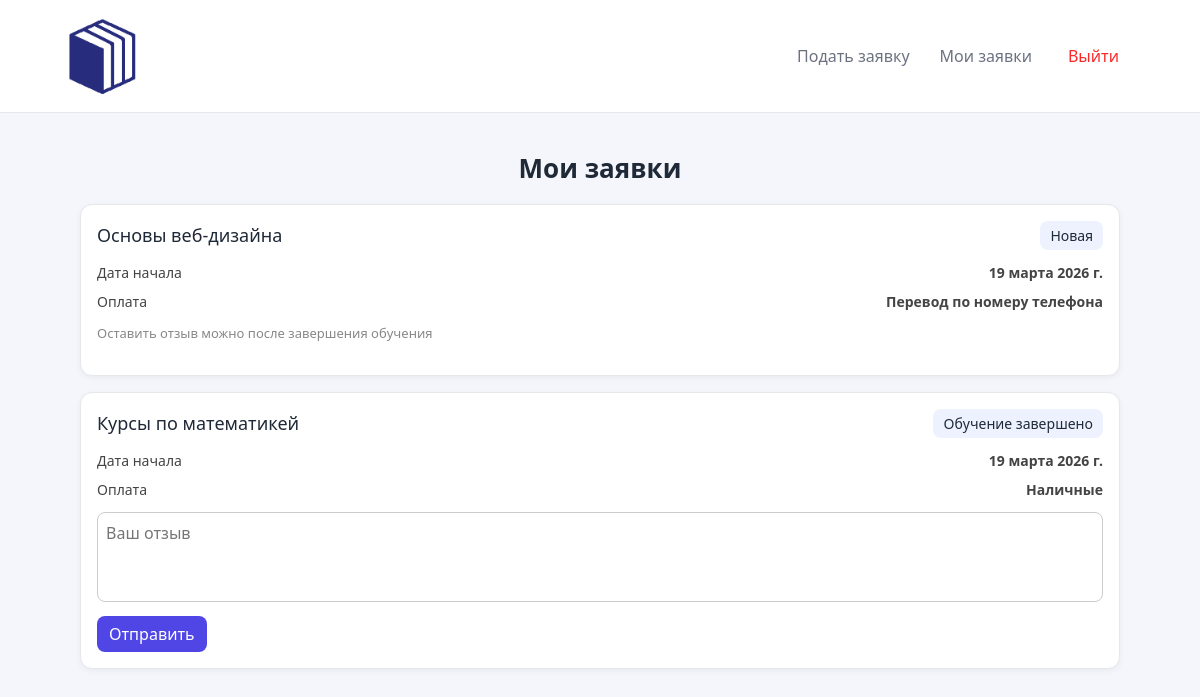
The app's page /application/ (signed in) with its own data.
### client/models.py (models this page shows, shortened)
class Application(models.Model):
    COURSE_CHOICE = [
        ('1', 'Основы алгоритмизации и программирования'),
        ('2', 'Основы веб-дизайна'),
        ('3', 'Основы проектирования баз данных'),
    ]
    PAYMENT_CHOICES = [
        ('cash', 'Наличные'),
        ('phone', 'Перевод по номеру телефона'),
    ]
    STATUS_CHOICES = [
        ('new', 'Новая'),
        ('in_progress', 'Идет обучение'),
        ('completed', 'Обучение завершено'),
    ]
    user = models.ForeignKey(settings.AUTH_USER_MODEL, on_delete=models.CASCADE)
    course_name = models.CharField(max_length=255, choices=COURSE_CHOICE)
    start_date = models.DateField()
    payment_method = models.CharField(max_length=10, choices=PAYMENT_CHOICES)
    status = models.CharField(max_length=20, choices=STATUS_CHOICES, default='new')
    rewiew = models.TextField(blank=True)
    created_at = models.DateTimeField(auto_now_add=True)

### client/views.py (the view, shortened to what this page needs)
# urls.py: path('application/', views.application, name='application'),
@login_required
def application(request):
    user_app = Application.objects.filter(user=request.user).order_by('-created_at')
    return render(request, 'application.html', {
        'applications': user_app,
    })

### client/templates/application.html (shortened to what this page needs)
{% extends './base.html' %}
{% block content %}
<h2 class="page-title text-center">Мои заявки</h2>
<div class="container">
    {% for app in applications %}
    <div class="app-card">
        <div class="app-card__header">
            <h3 class="app-card__title">{{ app.get_course_name_display }}</h3>
            <span class="app-card__status">{{ app.get_status_display }}</span>
        </div>
        <div class="app-card__body">
            <div class="app-card__row">
                <span>Дата начала</span>
                <strong>{{ app.start_date }}</strong>
            </div>
            <div class="app-card__row">
                <span>Оплата</span>
                <strong>{{ app.get_payment_method_display }}</strong>
            </div>
        </div>
        <div class="app-card__footer">
            {% if app.status == 'completed' %}
                <form method="post" class="review-form">
                    <textarea name="rewiew" rows="3" placeholder="Ваш отзыв">{{ app.rewiew }}</textarea>
                    <button type="submit">Отправить</button>
                </form>
            {% else %}
                <p class="app-card__hint">
                    Оставить отзыв можно после завершения обучения
                </p>
            {% endif %}
        </div>
    </div>
    {% empty %}
    <p>Вы ещё не оставляли заявки.</p>
    {% endfor %}
</div>
{% endblock %}

### static/css/style.css (style rules this page uses)
:root { --color-primary: #4f46e5; --color-primary-hover: #4338ca; --color-bg: #f4f6fb; --color-white: #ffffff; --color-text: #1f2937; --color-muted: #6b7280; --color-border: #e5e7eb; --radius: 10px; --transition: 0.2s ease; }
body { background-color: var(--color-bg); font-family: 'Segoe UI', Tahoma, sans-serif; margin: 0; color: var(--color-text); }
.container { max-width: 1100px; margin: 0 auto; padding: 0 15px; }
.page-title { margin-bottom: 20px; font-size: 26px; font-weight: 600; }
input, textarea, select { width: 100%; padding: 10px; border-radius: var(--radius); border: 1px solid var(--color-border); transition: var(--transition); }
.app-card { border: 1px solid #e5e7eb; border-radius: 12px; padding: 16px; margin-bottom: 16px; background: #fff; box-shadow: 0 2px 6px rgba(0,0,0,0.05); }
.app-card__header { display: flex; justify-content: space-between; align-items: center; margin-bottom: 12px; }
.app-card__title { margin: 0; font-size: 18px; }
.app-card__status { font-size: 14px; padding: 4px 10px; border-radius: 8px; background: #eef2ff; }
.app-card__body { display: grid; gap: 8px; margin-bottom: 12px; }
.app-card__row { display: flex; justify-content: space-between; font-size: 14px; color: #444; }
.app-card__footer { margin-top: 10px; }
.review-form textarea { width: 100%; padding: 8px; border-radius: 8px; border: 1px solid #ccc; resize: none; margin-bottom: 8px; }
.review-form button { padding: 6px 12px; border: none; border-radius: 8px; background: #4f46e5; color: white; cursor: pointer; }
.app-card__hint { font-size: 13px; color: #888; }

### records on screen
Application: course_name "Основы веб-дизайна", status "Новая", start_date "19 марта 2026 г.", payment_method "Перевод по номеру телефона", shows "Оставить отзыв можно после завершения обучения"
Application: course_name "Курсы по математикей", status "Обучение завершено", start_date "19 марта 2026 г.", payment_method "Наличные"
